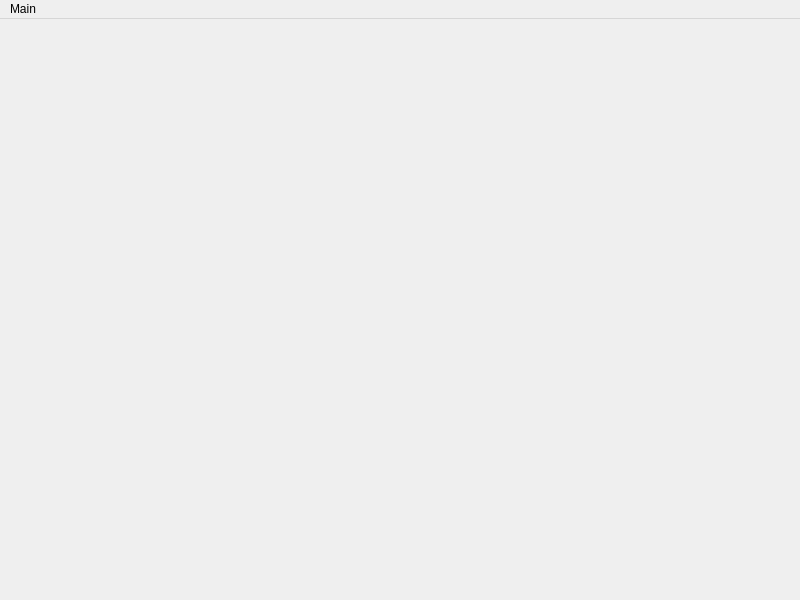
<?xml version="1.0" encoding="UTF-8"?>
<ui version="4.0">
 <class>MainWindow</class>
 <widget class="QMainWindow" name="MainWindow">
  <property name="geometry">
   <rect>
    <x>0</x>
    <y>0</y>
    <width>800</width>
    <height>600</height>
   </rect>
  </property>
  <property name="windowTitle">
   <string>MainWindow</string>
  </property>
  <widget class="QWidget" name="centralwidget"/>
  <widget class="QMenuBar" name="menubar">
   <property name="geometry">
    <rect>
     <x>0</x>
     <y>0</y>
     <width>800</width>
     <height>25</height>
    </rect>
   </property>
   <widget class="QMenu" name="menuMain">
    <property name="title">
     <string>Main</string>
    </property>
    <addaction name="actionClickQuit"/>
    <addaction name="actionOther"/>
   </widget>
   <addaction name="menuMain"/>
  </widget>
  <action name="actionClickQuit">
   <property name="text">
    <string>ClickQuit</string>
   </property>
  </action>
  <action name="actionOther">
   <property name="text">
    <string>Other</string>
   </property>
  </action>
 </widget>
 <resources/>
 <connections/>
</ui>
